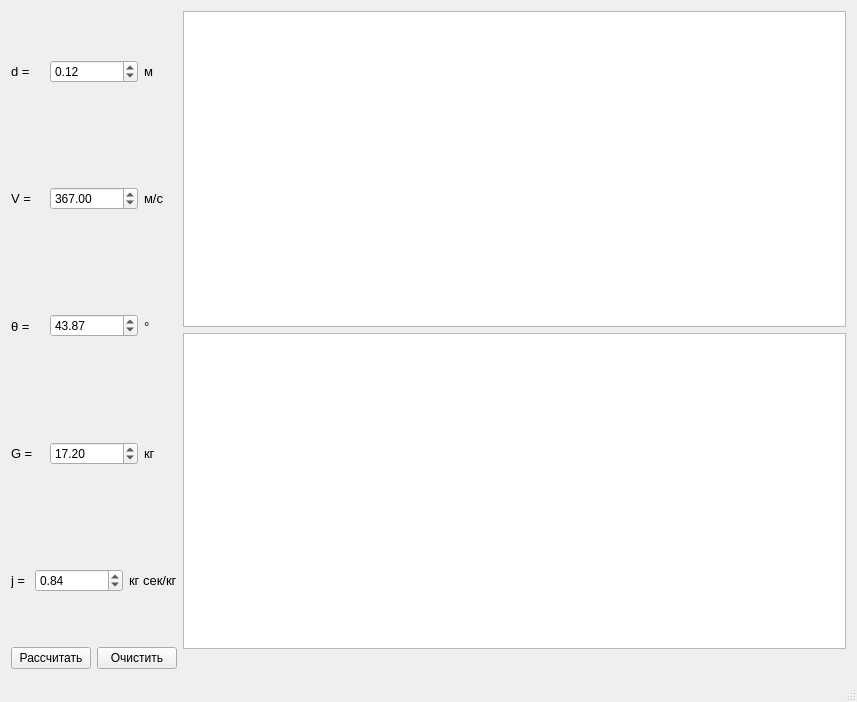
<?xml version="1.0" encoding="UTF-8"?>
<ui version="4.0">
 <class>MainWindow</class>
 <widget class="QMainWindow" name="MainWindow">
  <property name="geometry">
   <rect>
    <x>0</x>
    <y>0</y>
    <width>857</width>
    <height>702</height>
   </rect>
  </property>
  <property name="windowTitle">
   <string>MainWindow</string>
  </property>
  <widget class="QWidget" name="centralWidget">
   <layout class="QGridLayout" name="gridLayout">
    <item row="0" column="1">
     <layout class="QHBoxLayout" name="horizontalLayout_8">
      <item>
       <layout class="QVBoxLayout" name="verticalLayout_5">
        <item>
         <layout class="QHBoxLayout" name="horizontalLayout_2">
          <item>
           <widget class="QLabel" name="label">
            <property name="font">
             <font>
              <pointsize>10</pointsize>
             </font>
            </property>
            <property name="text">
             <string>d =</string>
            </property>
           </widget>
          </item>
          <item>
           <widget class="QDoubleSpinBox" name="doubleSpinBox">
            <property name="minimum">
             <double>-99999999.000000000000000</double>
            </property>
            <property name="maximum">
             <double>99999999.989999994635582</double>
            </property>
            <property name="value">
             <double>0.120000000000000</double>
            </property>
           </widget>
          </item>
          <item>
           <widget class="QLabel" name="label_7">
            <property name="font">
             <font>
              <pointsize>10</pointsize>
             </font>
            </property>
            <property name="text">
             <string>м</string>
            </property>
           </widget>
          </item>
         </layout>
        </item>
        <item>
         <layout class="QHBoxLayout" name="horizontalLayout_3">
          <item>
           <widget class="QLabel" name="label_2">
            <property name="font">
             <font>
              <pointsize>10</pointsize>
             </font>
            </property>
            <property name="text">
             <string>V = </string>
            </property>
           </widget>
          </item>
          <item>
           <widget class="QDoubleSpinBox" name="doubleSpinBox_2">
            <property name="minimum">
             <double>-99999999.000000000000000</double>
            </property>
            <property name="maximum">
             <double>99999999.989999994635582</double>
            </property>
            <property name="value">
             <double>367.000000000000000</double>
            </property>
           </widget>
          </item>
          <item>
           <widget class="QLabel" name="label_8">
            <property name="font">
             <font>
              <pointsize>10</pointsize>
             </font>
            </property>
            <property name="text">
             <string>м/c</string>
            </property>
           </widget>
          </item>
         </layout>
        </item>
        <item>
         <layout class="QHBoxLayout" name="horizontalLayout_5">
          <item>
           <widget class="QLabel" name="label_3">
            <property name="font">
             <font>
              <pointsize>10</pointsize>
             </font>
            </property>
            <property name="text">
             <string>θ =</string>
            </property>
           </widget>
          </item>
          <item>
           <widget class="QDoubleSpinBox" name="doubleSpinBox_3">
            <property name="minimum">
             <double>-99999999.000000000000000</double>
            </property>
            <property name="maximum">
             <double>99999999.989999994635582</double>
            </property>
            <property name="value">
             <double>43.869999999999997</double>
            </property>
           </widget>
          </item>
          <item>
           <widget class="QLabel" name="label_9">
            <property name="font">
             <font>
              <pointsize>10</pointsize>
             </font>
            </property>
            <property name="text">
             <string>°</string>
            </property>
           </widget>
          </item>
         </layout>
        </item>
        <item>
         <layout class="QHBoxLayout" name="horizontalLayout_6">
          <item>
           <widget class="QLabel" name="label_4">
            <property name="font">
             <font>
              <pointsize>10</pointsize>
             </font>
            </property>
            <property name="text">
             <string>G =</string>
            </property>
           </widget>
          </item>
          <item>
           <widget class="QDoubleSpinBox" name="doubleSpinBox_4">
            <property name="minimum">
             <double>-99999999.000000000000000</double>
            </property>
            <property name="maximum">
             <double>99999999.989999994635582</double>
            </property>
            <property name="value">
             <double>17.199999999999999</double>
            </property>
           </widget>
          </item>
          <item>
           <widget class="QLabel" name="label_10">
            <property name="font">
             <font>
              <pointsize>10</pointsize>
             </font>
            </property>
            <property name="text">
             <string>кг</string>
            </property>
           </widget>
          </item>
         </layout>
        </item>
        <item>
         <layout class="QHBoxLayout" name="horizontalLayout_7">
          <item>
           <widget class="QLabel" name="label_5">
            <property name="font">
             <font>
              <pointsize>10</pointsize>
             </font>
            </property>
            <property name="text">
             <string>j = </string>
            </property>
           </widget>
          </item>
          <item>
           <widget class="QDoubleSpinBox" name="doubleSpinBox_5">
            <property name="minimum">
             <double>-99999999.000000000000000</double>
            </property>
            <property name="maximum">
             <double>99999999.989999994635582</double>
            </property>
            <property name="value">
             <double>0.840000000000000</double>
            </property>
           </widget>
          </item>
          <item>
           <widget class="QLabel" name="label_11">
            <property name="font">
             <font>
              <pointsize>10</pointsize>
             </font>
            </property>
            <property name="text">
             <string>кг сек/кг</string>
            </property>
           </widget>
          </item>
         </layout>
        </item>
        <item>
         <layout class="QHBoxLayout" name="horizontalLayout">
          <item>
           <widget class="QPushButton" name="pushButton">
            <property name="text">
             <string>Рассчитать</string>
            </property>
           </widget>
          </item>
          <item>
           <widget class="QPushButton" name="pushButton_2">
            <property name="text">
             <string>Очистить</string>
            </property>
           </widget>
          </item>
         </layout>
        </item>
       </layout>
      </item>
     </layout>
    </item>
    <item row="0" column="2">
     <layout class="QVBoxLayout" name="verticalLayout">
      <item>
       <widget class="QGraphicsView" name="graphicsView"/>
      </item>
      <item>
       <widget class="QTableView" name="tableView">
        <property name="focusPolicy">
         <enum>Qt::StrongFocus</enum>
        </property>
       </widget>
      </item>
      <item>
       <widget class="QLabel" name="label_info">
        <property name="text">
         <string/>
        </property>
       </widget>
      </item>
     </layout>
    </item>
   </layout>
  </widget>
  <widget class="QMenuBar" name="menuBar">
   <property name="geometry">
    <rect>
     <x>0</x>
     <y>0</y>
     <width>857</width>
     <height>21</height>
    </rect>
   </property>
  </widget>
  <widget class="QStatusBar" name="statusBar"/>
 </widget>
 <layoutdefault spacing="6" margin="11"/>
 <resources/>
 <connections/>
</ui>
